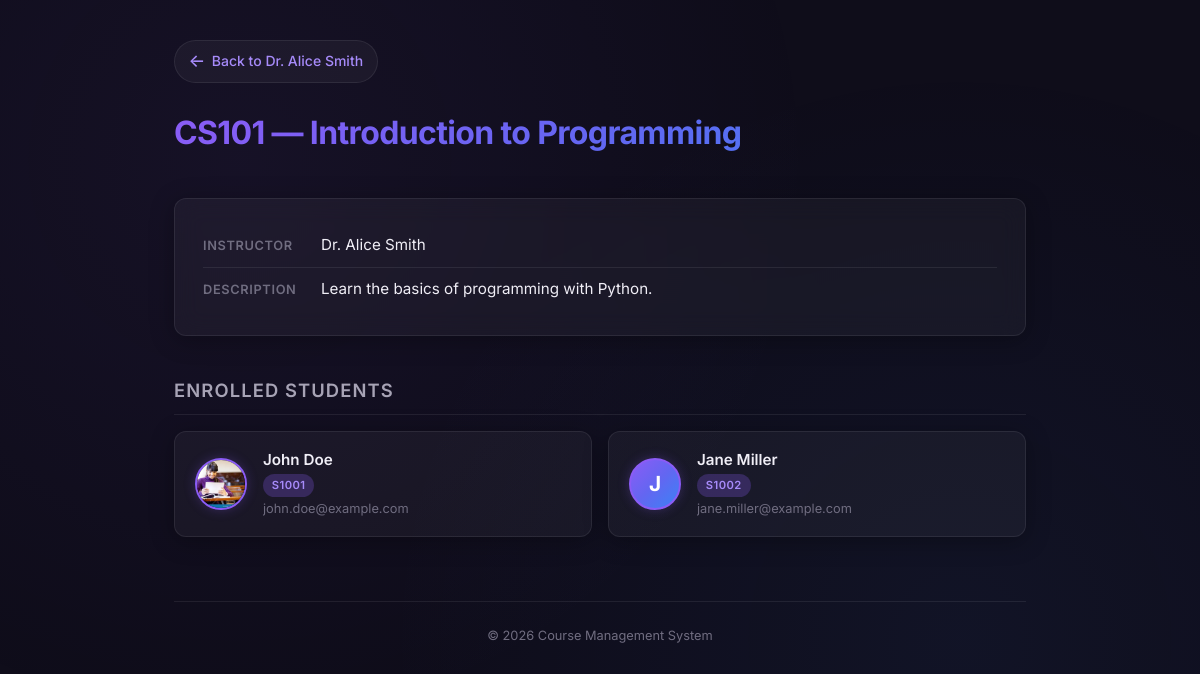
The page /courses/1/ on the database its author committed.
### course/models.py (models this page shows, shortened)
class Course(models.Model):
    title = models.CharField(max_length=200)
    code = models.CharField(max_length=20, unique=True)
    description = models.TextField(blank=True)
    instructor = models.ForeignKey(
        Instructor,
        on_delete=models.CASCADE,
        related_name="courses",
    )
    class Meta:
        ordering = ["code"]

### instructor/models.py (models this page shows, shortened)
class Instructor(models.Model):
    name = models.CharField(max_length=100)
    email = models.EmailField(unique=True)
    department = models.CharField(max_length=100)
    class Meta:
        ordering = ["name"]

### student/models.py (models this page shows, shortened)
class Student(models.Model):
    GENDER_CHOICES = [
        ("M", "Male"),
        ("F", "Female"),
    ]
    name = models.CharField(max_length=100)
    email = models.EmailField(unique=True)
    student_id = models.CharField(max_length=20, unique=True)
    gender = models.CharField(max_length=1, choices=GENDER_CHOICES, default="M")
    image = models.ImageField(upload_to="student_images/", blank=True, null=True)
    courses = models.ManyToManyField(Course, related_name="students", blank=True)
    class Meta:
        ordering = ["student_id"]

### course/views.py (the view)
# urls.py: path('<int:pk>/', views.course_detail, name='course_detail'),
def course_detail(request, pk: int):
    course = get_object_or_404(Course, pk=pk)
    students = course.students.all()
    return render(
        request,
        "course/course_detail.html",
        {"course": course, "students": students},
    )

### course/templates/course/course_detail.html (shortened to what this page needs)
{% extends "base.html" %}
{% load static %}
{% block content %}
<a href="{% url 'instructor_detail' course.instructor.pk %}" class="back-link">
    <span class="arrow">&larr;</span> Back to {{ course.instructor.name }}
</a>
<header class="page-header">
    <h1>{{ course.code }} &mdash; {{ course.title }}</h1>
</header>
<div class="info-block">
    <div class="info-row">
        <span class="info-label">Instructor</span>
        <span class="info-value">{{ course.instructor.name }}</span>
    </div>
    <div class="info-row">
        <span class="info-label">Description</span>
        <span class="info-value">{{ course.description|default:"No description provided." }}</span>
    </div>
</div>
<h2 class="section-title">Enrolled Students</h2>
<ul class="student-list">
    {% for student in students %}
    <li class="student-card">
        {% if student.image %}
        <img class="student-avatar" src="{{ student.image.url }}" alt="{{ student.name }}">
        {% else %}
        <div class="student-avatar student-avatar--placeholder">
            {{ student.name|make_list|first }}
        </div>
        {% endif %}
        <div class="student-info">
            <span class="student-name">{{ student.name }}</span>
            <span class="student-id-badge">{{ student.student_id }}</span>
            <span class="student-email">{{ student.email }}</span>
        </div>
    </li>
    {% empty %}
    <li class="empty-state" style="width:100%;">No students enrolled in this course.</li>
    {% endfor %}
</ul>
{% endblock %}

### templates/base.html (shortened to what this page needs)
{% load static %}
<!DOCTYPE html>
<html lang="en">
<head>
    <link rel="stylesheet" href="{% static 'css/style.css' %}">
</head>
<body>
    <div class="container">
        {% block content %}{% endblock %}
        <footer class="site-footer">
            &copy; 2026 Course Management System
        </footer>
    </div>
</body>
</html>

### static/css/style.css (style rules this page uses)
:root { --bg-primary: #0f0d1a; --bg-secondary: #1a1726; --bg-card: rgba(255, 255, 255, 0.04); --bg-card-hover: rgba(255, 255, 255, 0.08); --border-color: rgba(255, 255, 255, 0.08); --text-primary: #f0eef6; --text-secondary: #a7a3b5; --text-muted: #706d80; --accent: #8b5cf6; --accent-light: #a78bfa; --accent-glow: rgba(139, 92, 246, 0.25); --gradient: linear-gradient(135deg, #8b5cf6, #6366f1, #3b82f6); --radius: 12px; --radius-sm: 8px; --shadow: 0 4px 24px rgba(0, 0, 0, 0.3); --shadow-hover: 0 8px 40px rgba(0, 0, 0, 0.45); --transition: 0.25s cubic-bezier(0.4, 0, 0.2, 1); }
*, *::before, *::after { box-sizing: border-box; margin: 0; padding: 0; }
html { font-size: 16px; scroll-behavior: smooth; }
body { font-family: 'Inter', system-ui, -apple-system, sans-serif; background: var(--bg-primary); color: var(--text-primary); line-height: 1.6; min-height: 100vh; -webkit-font-smoothing: antialiased; }
body::before { content: ''; position: fixed; inset: 0; background-image: radial-gradient(circle at 20% 20%, rgba(139, 92, 246, 0.06) 0%, transparent 50%), radial-gradient(circle at 80% 80%, rgba(59, 130, 246, 0.06) 0%, transparent 50%); pointer-events: none; z-index: 0; }
.container { position: relative; z-index: 1; max-width: 900px; margin: 0 auto; padding: 2.5rem 1.5rem 4rem; }
.page-header { margin-bottom: 2.5rem; }
.page-header h1 { font-size: 2rem; font-weight: 700; letter-spacing: -0.02em; background: var(--gradient); -webkit-background-clip: text; -webkit-text-fill-color: transparent; background-clip: text; }
.back-link { display: inline-flex; align-items: center; gap: 0.4rem; font-size: 0.875rem; font-weight: 500; color: var(--accent-light); text-decoration: none; margin-bottom: 1.5rem; padding: 0.4rem 0.85rem; border-radius: 999px; background: var(--bg-card); border: 1px solid var(--border-color); transition: all var(--transition); }
.back-link .arrow { font-size: 1.1rem; transition: transform var(--transition); }
.section-title { font-size: 1.15rem; font-weight: 600; color: var(--text-secondary); text-transform: uppercase; letter-spacing: 0.06em; margin: 2.5rem 0 1rem; padding-bottom: 0.5rem; border-bottom: 1px solid var(--border-color); }
.info-block { background: var(--bg-card); border: 1px solid var(--border-color); border-radius: var(--radius); padding: 1.5rem 1.75rem; backdrop-filter: blur(12px); box-shadow: var(--shadow); }
.info-row { display: flex; align-items: baseline; gap: 0.5rem; padding: 0.6rem 0; }
.info-row:not(:last-child) { border-bottom: 1px solid var(--border-color); }
.info-label { font-size: 0.8rem; font-weight: 600; text-transform: uppercase; letter-spacing: 0.05em; color: var(--text-muted); min-width: 110px; flex-shrink: 0; }
.info-value { color: var(--text-primary); font-size: 0.95rem; }
.student-list { list-style: none; display: grid; grid-template-columns: repeat(auto-fill, minmax(280px, 1fr)); gap: 1rem; }
.student-card { display: flex; align-items: center; gap: 1rem; padding: 1rem 1.25rem; background: var(--bg-card); border: 1px solid var(--border-color); border-radius: var(--radius); box-shadow: var(--shadow); transition: all var(--transition); }
.student-avatar { width: 52px; height: 52px; border-radius: 50%; object-fit: cover; border: 2px solid var(--accent); flex-shrink: 0; box-shadow: 0 0 12px var(--accent-glow); transition: border-color var(--transition), box-shadow var(--transition); }
.student-avatar--placeholder { display: flex; align-items: center; justify-content: center; width: 52px; height: 52px; border-radius: 50%; border: 2px solid var(--accent); background: var(--gradient); color: #fff; font-size: 1.3rem; font-weight: 700; flex-shrink: 0; box-shadow: 0 0 12px var(--accent-glow); transition: border-color var(--transition), box-shadow var(--transition); }
.student-info { display: flex; flex-direction: column; gap: 0.15rem; min-width: 0; }
.student-name { font-size: 0.95rem; font-weight: 600; color: var(--text-primary); }
.student-id-badge { display: inline-block; font-size: 0.7rem; font-weight: 600; letter-spacing: 0.04em; color: var(--accent-light); background: var(--accent-glow); padding: 0.15rem 0.55rem; border-radius: 999px; width: fit-content; }
.student-email { font-size: 0.8rem; color: var(--text-muted); overflow: hidden; text-overflow: ellipsis; white-space: nowrap; }
.site-footer { margin-top: 4rem; padding-top: 1.5rem; border-top: 1px solid var(--border-color); text-align: center; font-size: 0.8rem; color: var(--text-muted); }

### rows shown on the page
Course: instructor.name "Dr. Alice Smith", code "CS101", title "Introduction to Programming", description "Learn the basics of programming with Python."
Student: image (picture), name "John Doe", student_id "S1001", email "john.doe@example.com"
Student: name|make_list "J", name "Jane Miller", student_id "S1002", email "jane.miller@example.com"
